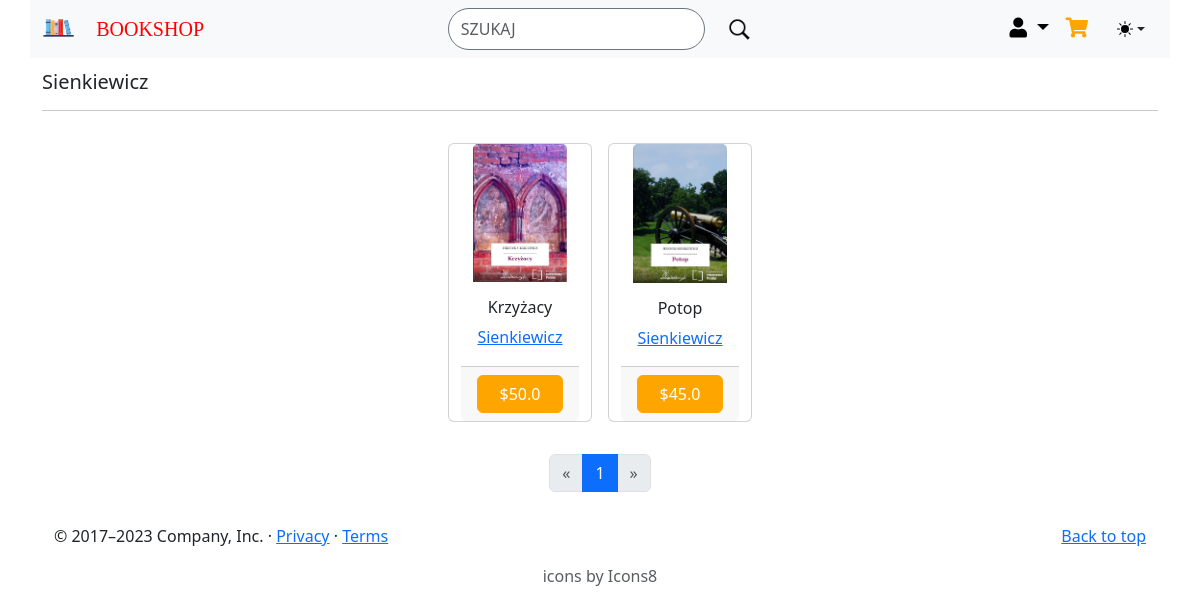
The page /author/Sienkiewicz/ on the database as committed earlier.
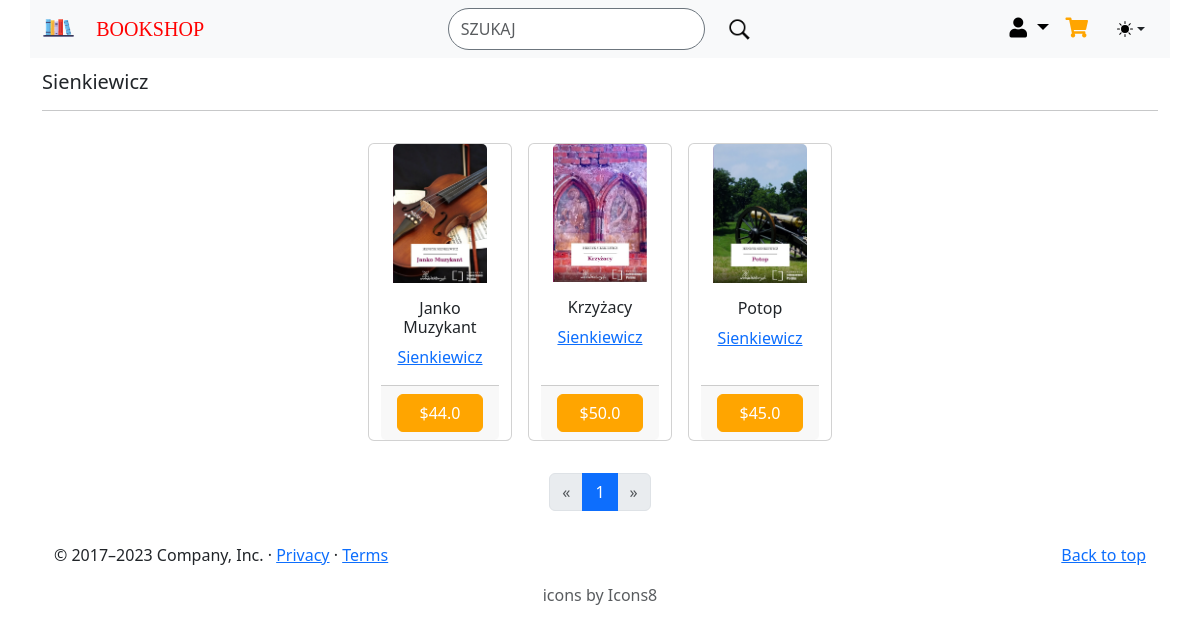
The same page on the database as committed later.
### myapp/models.py (models this page shows, shortened)
class Book(models.Model):
    title = models.CharField(max_length=100)
    author = models.CharField(max_length=100, blank=True)
    price = models.FloatField()
    description = models.TextField()
    file = models.ImageField(upload_to='uploads', blank=True)
    created = models.DateField(auto_now_add=True)
    modified = models.DateField(auto_now=True)
    genres = models.ManyToManyField(Genre, blank=True)

### myapp/views.py (the view)
# urls.py: path('author/<slug:author>/', views.author_site, name='author_site'),
def author_site(request, author):
    books = Book.objects.filter(author=author)
    paginator = Paginator(books, 6)
    page_number = request.GET.get('page')
    page_obj = paginator.get_page(page_number)
    return render(request, 'myapp/author_site.html', {'page_obj': page_obj, 'author': author})

### myapp/templates/myapp/author_site.html
{% extends 'myapp/base.html' %}
{% block body %}
    <h5>{{ author }}</h5>
    <hr >
<div class="row row-cols-6 g-4 text-center py-3 d-flex justify-content-center">
            {% for book in page_obj %}
            <div class="card mx-2" style="width: 9rem;">
                <a href="{% url 'show_book' book.id %}">
                    <img src="{{ book.file.url }}" class="card-img-top" alt="" style="width: 80%;" >
                </a>
                <div class="card-body">
                    <h6 class="card-title">{{book.title}}</h6>
                    <p class="card-text">   <a href="{% url 'author_site' book.author %}">{{ book.author }}</a></p>
                </div>
                <div class="card-footer d-grid">
                    <button onclick="addToCart({{ book.id }})" class="btn btn-cart mt-auto">${{ book.price }}</button>
                </div>
            </div>
            {% endfor %}
        </div>
        <nav aria-label="Page navigation example">
            <ul class="pagination justify-content-center py-3">
                {% if page_obj.has_previous %}
                <li class="page-item">
                    <a class="page-link" href="?page={{ page_obj.previous_page_number }}" aria-label="Previous">
                        <span aria-hidden="true">&laquo;</span>
                    </a>
                </li>
                {% else %}
                <li class="page-item disabled">
                    <a class="page-link" aria-label="Previous">
                        <span aria-hidden="true">&laquo;</span>
                    </a>
                </li>
                {% endif %}
                {% for num in page_obj.paginator.page_range %}
                <li class="page-item {% if page_obj.number == num %}active{% endif %}">
                    <a class="page-link" href="?page={{ num }}">{{ num }}</a>
                </li>
                {% endfor %}
                {% if page_obj.has_next %}
                <li class="page-item">
                    <a class="page-link" href="?page={{ page_obj.next_page_number }}" aria-label="Next">
                        <span aria-hidden="true">&raquo;</span>
                    </a>
                </li>
                {% else %}
                <li class="page-item disabled">
                    <a class="page-link" aria-label="Next">
                        <span aria-hidden="true">&raquo;</span>
                    </a>
                </li>
                {% endif %}
            </ul>
        </nav>
{% endblock %}

Rows that differ between the two databases and show on the page:
now on this page (row edited): Book: file (picture), title "Janko Muzykant", author "Sienkiewicz", price "44.0"
